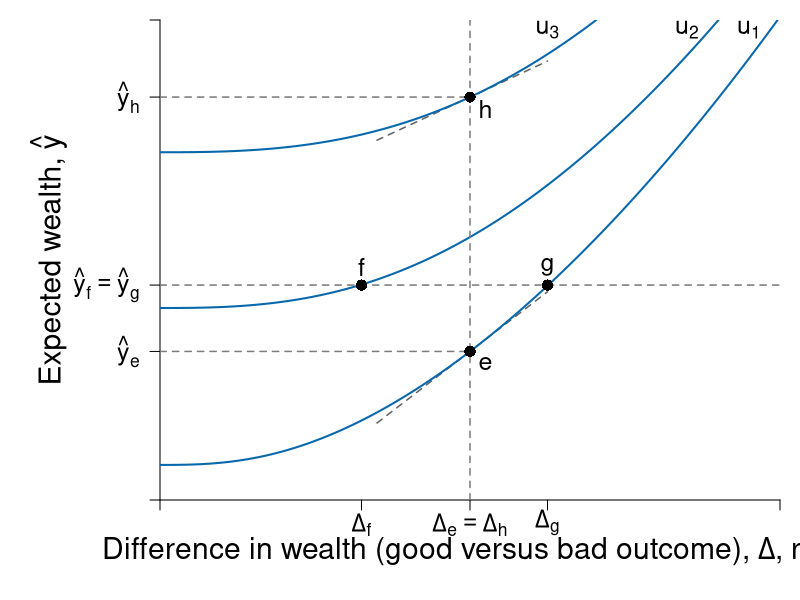

Write the R code that produced this figure.
#' Graph Designer: Scott Cohn
#' Authors: Bowles and Halliday
#' Title: Coordination, Conflict and Competition: A Text in Microeconomics

# TODO Add points and labels 
# TODO Add tangets at points

library("shape")

pdf(file = "risk/risk_averse_dara_c.pdf", width = 9, height = 7)

# Set parameters for graphics
axislabelsize <- 1.8
labelsize <- 1.5
namesize <- 1.8
annotatesize <- 1.5
graphlinewidth <- 2
segmentlinewidth <- 1.5

COL <- c("#7fc97f", "#beaed4", "#fdc086", "#ffff99", "#386cb0", "#f0027f", "#bf5b17", "#666666")
COLA <- c("#e0f3db", "#99d8c9","#66c2a4","#41ae76", "#238b45", "#005824")
COLB <- c("#c6dbef", "#4eb3d3", "#2b8cbe", "#0868ac","#084081")
COLC <- c("#fcfbfd", "#efedf5", "#dadaeb", "#bcbddc", "#9e9ac8", "#807dba", "#6a51a3", "#54278f", "#3f007d")
grays <- gray.colors(25, start = 1, end = 0, alpha = 1)

a <- c(2, 4, 6)
par(mar =  c(5, 8, 1, 1))
xlims <- c(0, 10)
ylims <- c(0, 40)


u <- function(y, delta, a = 3.5, b = 0.1, c = 2){
  y^a - b * delta^c
}

indiff <- function(u, delta, a = 1.5, b = 0.5, c = 4){
  (u + b * delta^c )^(1/a)
}

slopeA <- function(g, slope1 = 0.25, slope2 = 0.08){
  slope1 + 2*slope2*g
}

indiffA2 <- function(g, intercept = 7.8, slope1 = 0.25, slope2 = 0.055){
  intercept  + slope1*g + slope2*g^2
}

slopeA2 <- function(g, slope1 = 0.25, slope2 = 0.055){
  slope1 + 2*slope2*g
}


slopeA3 <- function(g, slope1 = 0.25, slope2 = 0.01){
  slope1 + 2*slope2*g
}

tangentline <- function(b, m, x){
  m*x + b
}

#Plot command 
plot(0, 0, xlim = xlims, ylim = ylims, 
     type = "n",
     xlab = expression(paste("")),
     ylab = expression(paste("")), 
     axes = FALSE,
     cex.lab = axislabelsize, 
     bty = "n", 
     xaxs = "i", 
     yaxs = "i"
)

y1 <- indiff(5, 0.5*xlims[2], c = 2.7)
y2 <- indiff(64, 0.5*xlims[2], c = 2.7) - 4
y3 <- indiff(156, 0.5*xlims[2], c = 2.7)

ticksx <- c(0, 0.325*xlims[2], 0.5*xlims[2], 0.625*xlims[2], xlims[2])
xlabels <- c(NA, expression(paste(Delta[f])), expression(paste(Delta[e] == Delta[h])), expression(paste(Delta[g])), NA)
ticksy <- c(0, y1, y2, y3, ylims[2])
ylabels <- c(NA, expression(paste(hat(y)[e])), expression(paste(hat(y)[f] == hat(y)[g])), expression(paste(hat(y)[h])), NA)

axis(1, at = ticksx, pos = 0, labels = xlabels, cex.axis = labelsize)
axis(2, at = ticksy, pos = 0, labels = ylabels, las = 1, cex.axis = labelsize)

#Axis labels and draw linear utility function
mtext(expression(paste("Difference in wealth (good versus bad outcome), ", Delta, ", risk")), side = 1, line = 2.5, cex = axislabelsize)
text(-1.8, 0.5*ylims[2], expression(paste("Expected wealth, ", hat(y))), xpd = TRUE, cex = axislabelsize, srt = 90) 

npts <- 500 
xx1 <- seq(xlims[1], xlims[2], length.out = npts)
xx2 <- seq(0.5*xlims[2] - 1.5, 0.5*xlims[2] + 1.25, length.out = npts)

# tangent lines
lines(xx2, tangentline(x = xx2, m = 3.97626, b = -7.500294), col = grays[22], lwd = segmentlinewidth, lty = 2)
lines(xx2, tangentline(x = xx2, m = 2.39591, b = 21.5975), col = grays[22], lwd = segmentlinewidth, lty = 2)

# util curves
for (u in c(5, 64, 156) ) {
  lines(xx1, indiff(u, xx1, c = 2.7), col = COLB[4], lwd = graphlinewidth, lty = 1)  
}

# vertical delta segment
segments(0.5*xlims[2], 0, 0.5*xlims[2], ylims[2], col = grays[20], lwd = segmentlinewidth, lty = 2)

# horizontal segments
segments(0, y1, 0.5*xlims[2], y1, col = grays[20], lwd = segmentlinewidth, lty = 2)
segments(0, y2, indiff(5, 0.75*xlims[2], c = 2.7), y2, col = grays[20], lwd = segmentlinewidth, lty = 2)
segments(0, y3, 0.5*xlims[2], y3, col = grays[20], lwd = segmentlinewidth, lty = 2)

# points
points(0.5*xlims[2], y1, pch = 16, col = "black", cex = 1.5)
points(0.325*xlims[2], y2, pch = 16, col = "black", cex = 1.5)
points(0.625*xlims[2], y2, pch = 16, col = "black", cex = 1.5)
points(0.5*xlims[2], y3, pch = 16, col = "black", cex = 1.5)

# label points
text(0.5*xlims[2] + 0.25, y1 - 1, expression(paste(e)), cex = labelsize)
text(0.325*xlims[2], y2 + 1.5, expression(paste(f)), cex = labelsize)
text(0.625*xlims[2], y2 + 1.5, expression(paste(g)), cex = labelsize)
text(0.5*xlims[2] + 0.25, y3 - 1, expression(paste(h)), cex = labelsize)

# label indiff
text(0.95*xlims[2], 0.98*ylims[2], expression(paste(u[1])), cex = labelsize)
text(0.85*xlims[2], 0.98*ylims[2], expression(paste(u[2])), cex = labelsize)
text(0.625*xlims[2], 0.98*ylims[2], expression(paste(u[3])), cex = labelsize)

dev.off() 
